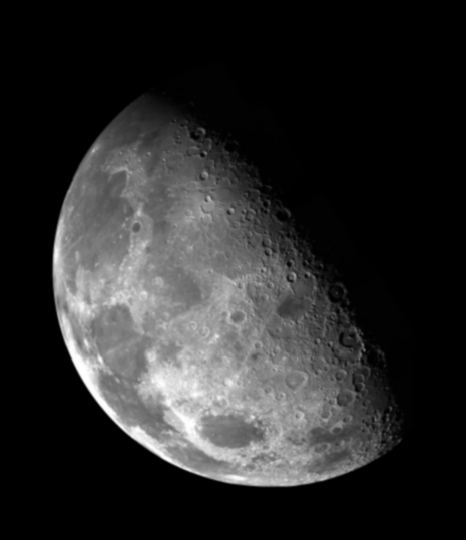
#> input picture pratica04/moon.png, 466 x 540 px, found by its file name
$ python mean-filter.py
#> lines starting #> are read from the running program, lines starting #| are printed output that depends on the picture
# importing libraries
import cv2 as cv
from cv2 import BORDER_CONSTANT
from cv2 import BORDER_DEFAULT
import numpy as np

moon = cv.imread('pratica04/moon.png', cv.IMREAD_UNCHANGED)
#> moon is the input picture: shape (540, 466); min 0, max 254, mean 42.7

# definindo a mask de média (alterar apenas n)
n = 5
maskMean = np.ones((n, n))/(n*n)
maskLaplacian = np.array([[0, 1, 0], [1, -4, 1], [0, 1, 0]])

# convolution
imgMean = cv.filter2D(moon, -1, maskMean)

cv.imshow('no filter', moon)
cv.imshow('filter mean', imgMean)
cv.waitKey(0)

pompei = cv.imread('pratica04/pompeii.tif', cv.IMREAD_UNCHANGED)
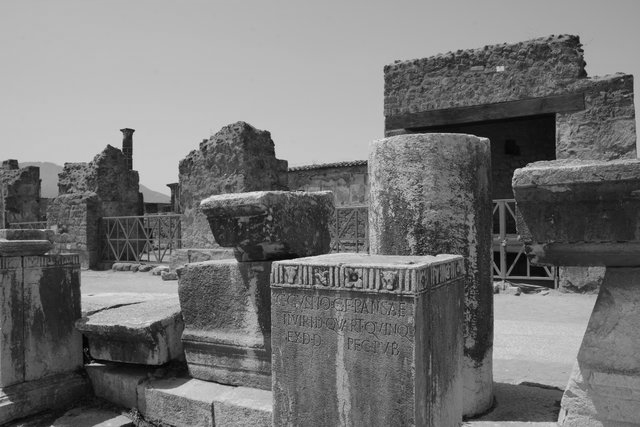
#> input picture pratica04/pompeii.tif, 640 x 427 px, found by its file name
#> pompei is the input picture: shape (427, 640); min 0, max 232, mean 117.3

sobel = cv.Sobel(pompei, -1, 1, 1, borderType=BORDER_DEFAULT)
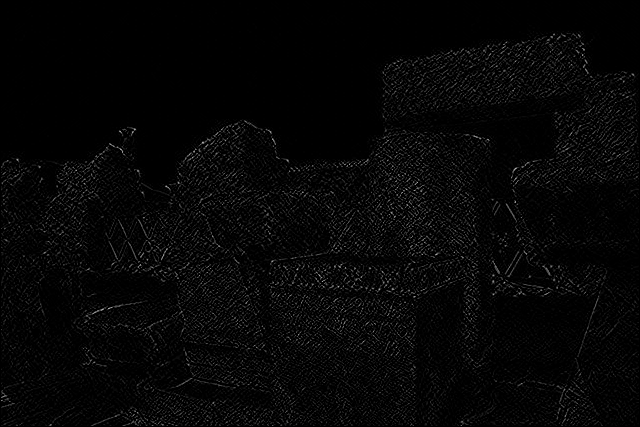
#> sobel: shape (427, 640); min 0, max 178, mean 6.3
cv.imshow('borders with sobel', sobel)
cv.waitKey(0)
cv.destroyAllWindows()
